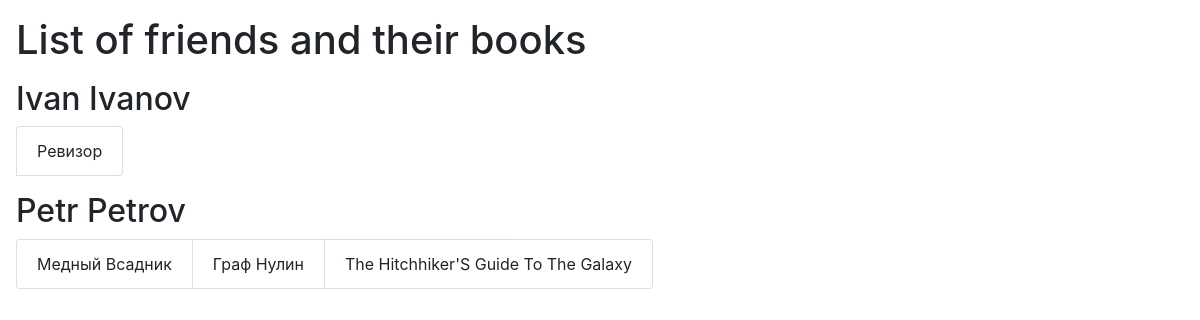
Page /friends/ on the committed database.
### app_first/models.py (models this page shows, shortened)
class Friend(models.Model):
    full_name = models.TextField()
    books = models.ManyToManyField(Book)

class Book(models.Model):
    ISBN = models.CharField(max_length=13)
    title = models.TextField()
    description = models.TextField()
    year_release = models.SmallIntegerField()
    author = models.ForeignKey(Author, on_delete=models.CASCADE)
    publisher = models.ForeignKey(Publisher, on_delete=models.CASCADE)
    copy_count = models.SmallIntegerField(default=1)
    price = models.DecimalField(max_digits=10, decimal_places=2)
    image = models.ImageField(upload_to='book_image/%Y/%m/%d', blank=True)

### app_first/views.py (the view)
# urls.py: path('friends/', views.friends_list),
def friends_list(request):
    template = loader.get_template('friends.html')
    friends = Friend.objects.prefetch_related('books')
    friends_list=[];
    for friend in friends:
        books = [item.title for item in friend.books.all()]
        friends_list.append({
            'full_name': friend.full_name,
            'books': books,
        })
    friend_data = {
        "title": "List of friends and their books",
        "friends": friends_list,
    }
    return HttpResponse(template.render(friend_data, request))

### app_first/templates/friends.html
{% extends 'base.html' %}
{% block content %}
<div class="ml-3 mt-3">
    <h1>{{title}}</h1>
        <div>
        {% for item in friends %}
            <div class="mt-3">
                <h2>{{item.full_name}}</h2>
                <ul class="list-group list-group-horizontal">
                {% for book in item.books %}
                    <li class="list-group-item">{{ book.title }}</li>
                {% endfor %}
                </ul>
            </div>
        {% endfor %}
        </div>
</div>
{% endblock %}

### rows in the picture
Friend: full_name "Ivan Ivanov"
Book: title "Ревизор"
Friend: full_name "Petr Petrov"
Book: title "Медный Всадник"
Book: title "Граф Нулин"
Book: title "The Hitchhiker'S Guide To The Galaxy"

### other values in the picture
{{ title }} "List of friends and their books"
